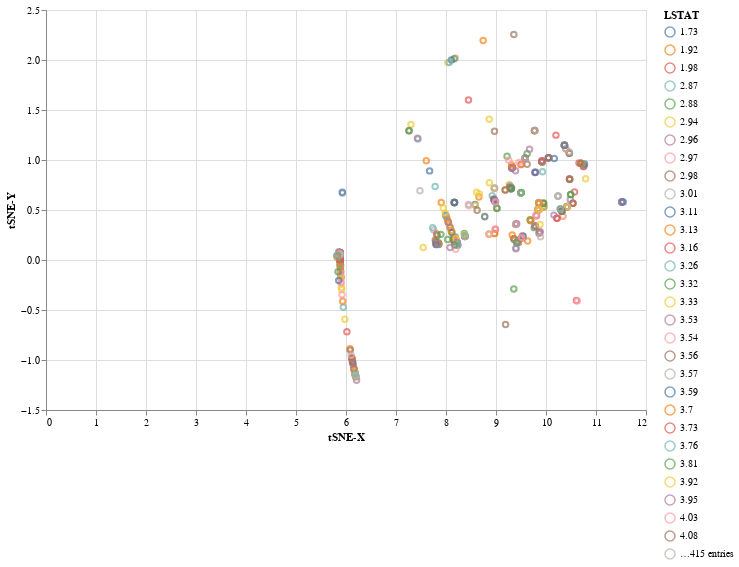

Here is the notebook cell this chart was saved with:
### Code cell
# One of non-linear embedding in sklearn
from sklearn.manifold import TSNE
tsne = TSNE(n_components=2, random_state=0, perplexity=300, n_iter=1000)
_X = X_selected.dropna()
_X = tsne.fit_transform(_X)
print('KL divergence: {}'.format(tsne.kl_divergence_))

import altair as alt
_X = pd.DataFrame({'tSNE-X': _X[:, 0], 'tSNE-Y': _X[:, 1], target: y})
alt.Chart(_X).mark_point().encode(x='tSNE-X', y='tSNE-Y', color=f'{target}:N').properties(width=600, height=400).interactive()

### Figure 1 — Vega-Lite specification as saved in the notebook (floating-point values rounded to 4 significant figures; data arrays with more than 128 entries replaced by an {"elided": "..."} marker saying what was removed)
{"config": {"view": {"continuousWidth": 400, "continuousHeight": 300}}, "data": {"name": "data-afaacc4a2fe1ced07896c2e3833b7909"}, "mark": "point", "encoding": {"color": {"type": "nominal", "field": "LSTAT"}, "x": {"type": "quantitative", "field": "tSNE-X"}, "y": {"type": "quantitative", "field": "tSNE-Y"}}, "height": 400, "selection": {"selector003": {"type": "interval", "bind": "scales", "encodings": ["x", "y"]}}, "width": 600, "$schema": "https://vega.github.io/schema/vega-lite/v4.8.1.json", "datasets": {"data-afaacc4a2fe1ced07896c2e3833b7909": {"elided": "493 records"}}}
